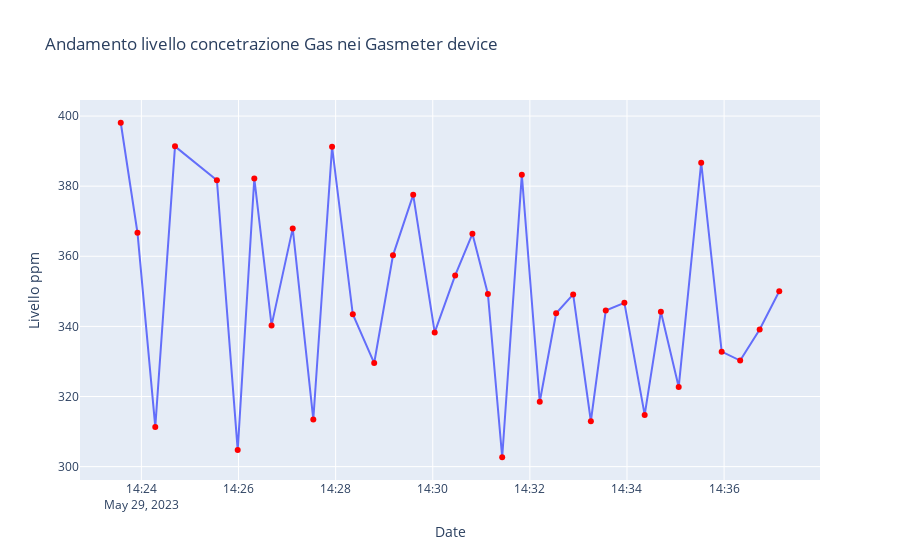

The notebook cell this image was saved under:
### Markdown cell above
# PPM recorded over Time in Gasmeter type devices

### Code cell
df1=df.loc[df['type']=='gasmeter']
df1=df1.loc[df1['k']=='ppm']
df1['tz'] = pd.to_datetime(df1['tz'])
fig = px.line(df1, x="tz", y="v")
fig2 = px.scatter(df1, x="tz", y="v", color_discrete_sequence=['red'])
fig3 = go.Figure(data=fig.data + fig2.data)
fig3.update_layout(xaxis_title="Date", 
                   yaxis_title="Livello ppm",
                   title='Andamento livello concetrazione Gas nei Gasmeter device'
                  )
fig3.show()
